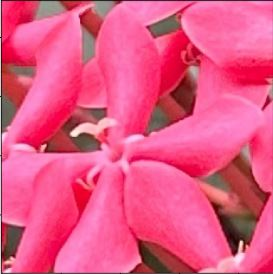
#> input picture Lab 1/flower.jpg, 273 x 274 px, found by its file name
$ python LEONARDO_LAB1.py
#> lines starting #> are read from the running program, lines starting #| are printed output that depends on the picture
from PIL import Image, ImageOps

img = Image.open('flower.jpg')
#> img is the input picture: PIL image 273x274 RGB; mean R, G, B 228.6, 86.6, 133.4

rotImg = img.rotate(45, expand = True)
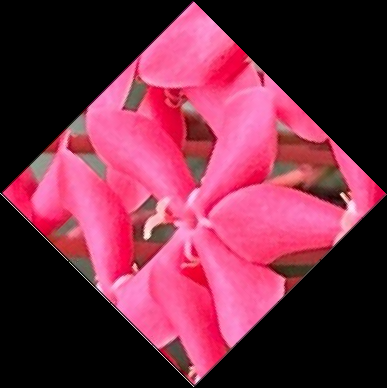
#> rotImg: PIL image 387x388 RGB; mean R, G, B 113.8, 43, 66.3

flipImg = ImageOps.mirror(rotImg)
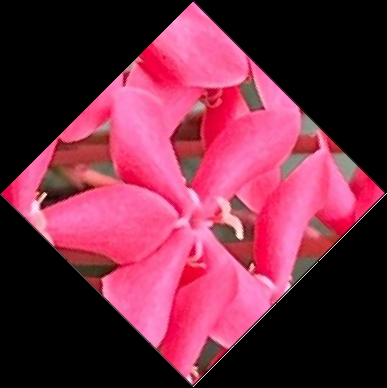
#> flipImg: PIL image 387x388 RGB; mean R, G, B 113.8, 43, 66.3

totWidth = img.width + rotImg.width + flipImg.width
#> totWidth = 1047
totHeight = max(img.height, rotImg.height, flipImg.height)
#> totHeight = 388

newImg = Image.new('RGB', (totWidth, totHeight))
#> newImg: PIL image 1047x388 RGB; every value is 0

newImg.paste(img, (0, 0))
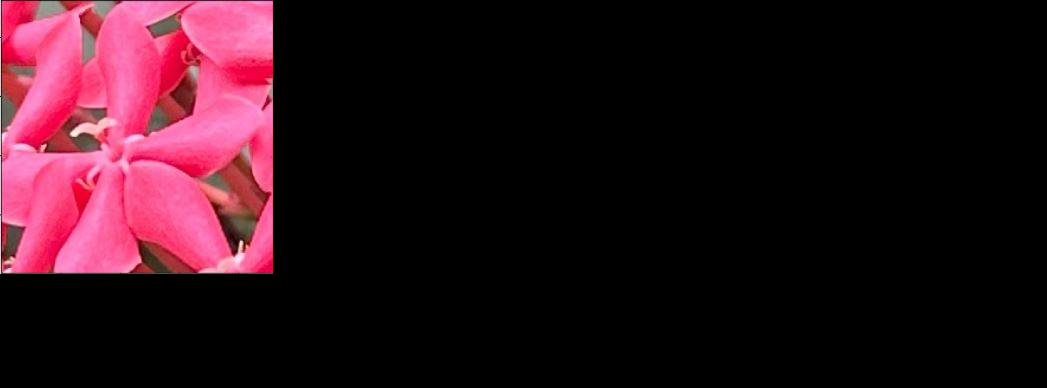
#> newImg: PIL image 1047x388 RGB; mean R, G, B 42.1, 15.9, 24.6
newImg.paste(rotImg, (img.width, 0))
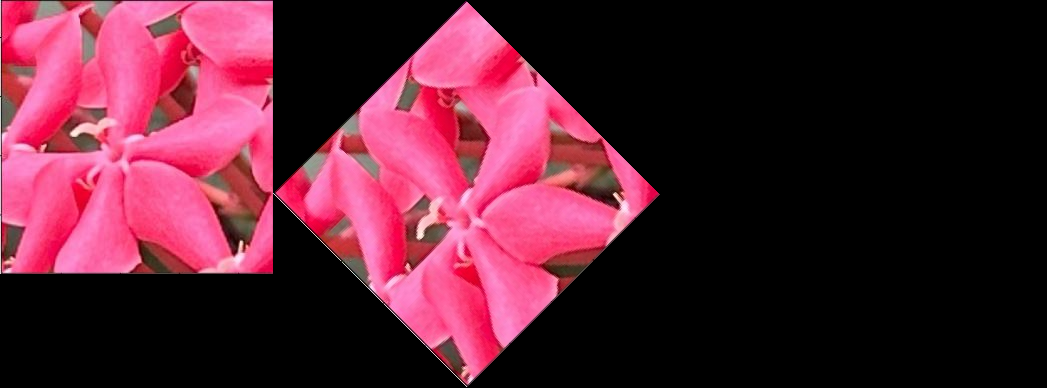
#> newImg: PIL image 1047x388 RGB; mean R, G, B 84.2, 31.8, 49.1
newImg.paste(flipImg, (img.width + rotImg.width, 0))
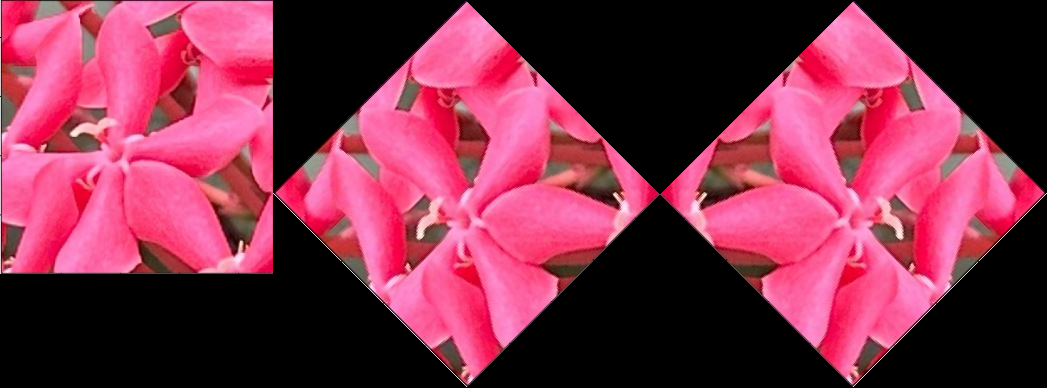
#> newImg: PIL image 1047x388 RGB; mean R, G, B 126.2, 47.7, 73.6

newImg.show()
